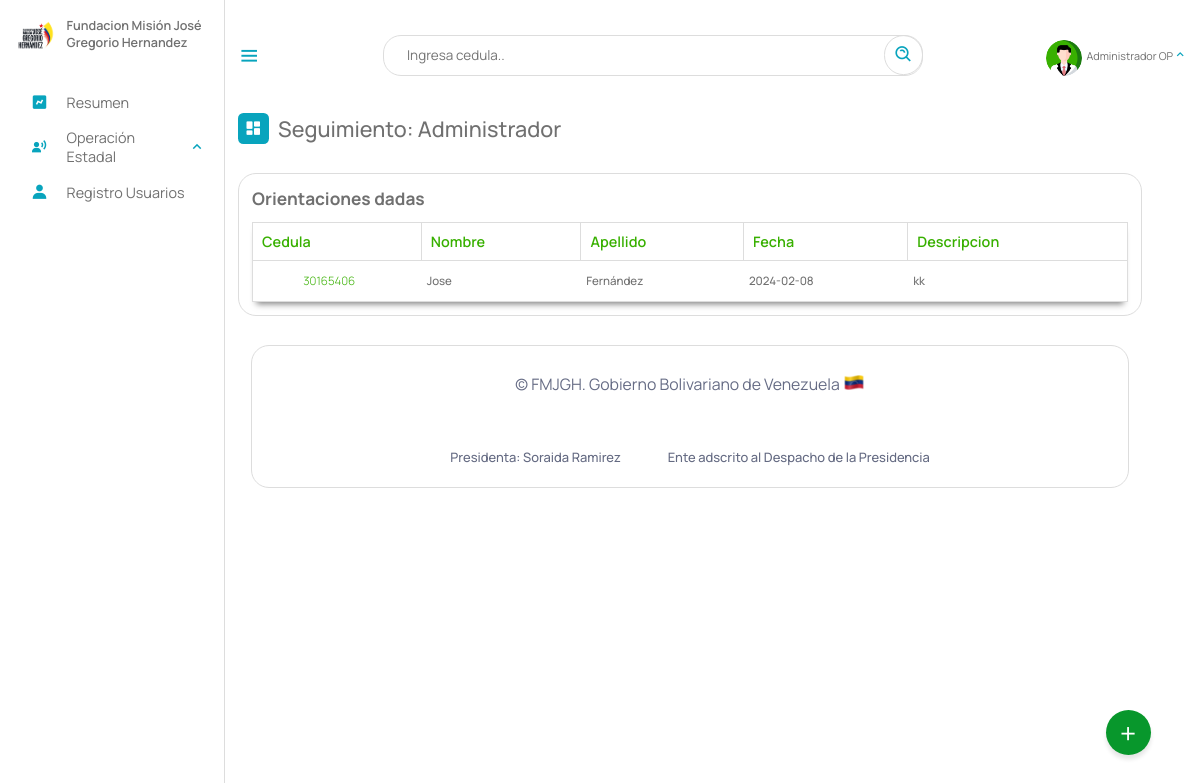
Page /Escritorio/01,11-orientados.php (signed in) on the earlier database version.
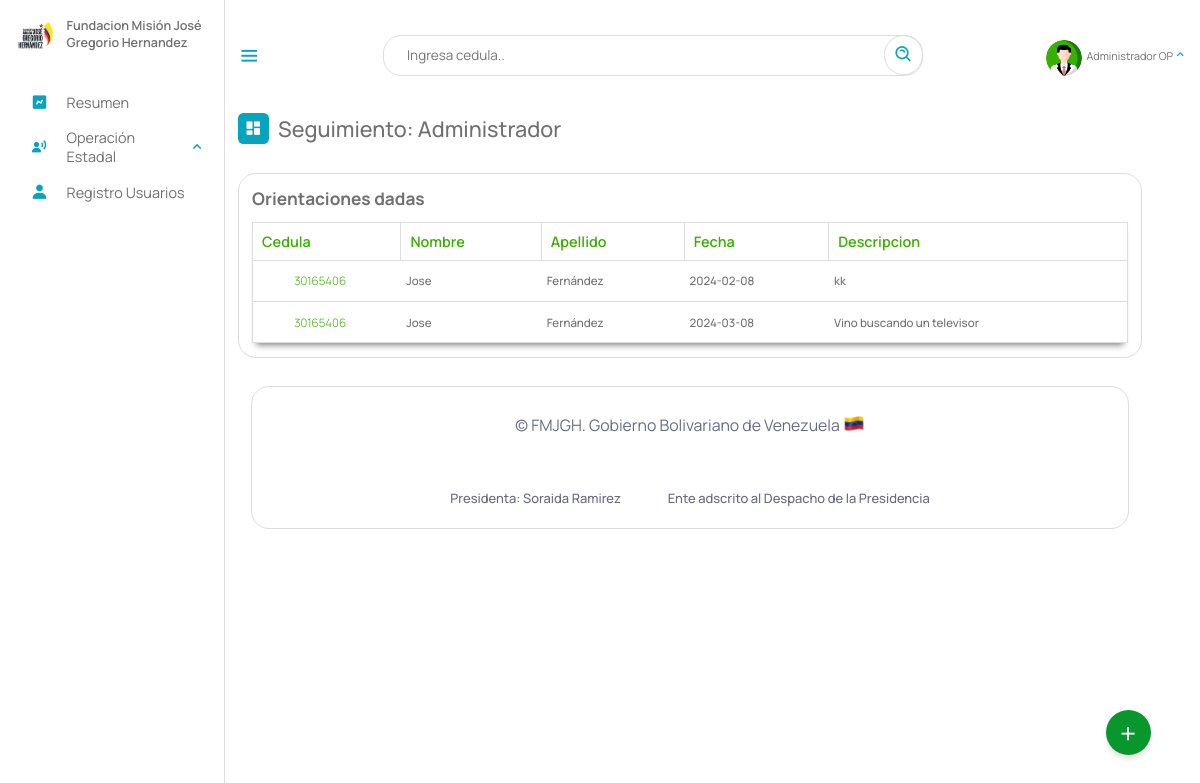
Same page on the later database version.
### tables this page shows
CREATE TABLE `orientaciones` (
  `id` int(11) NOT NULL AUTO_INCREMENT,
  `descripcion` text NOT NULL,
  `fecha_orientacion` date NOT NULL,
  `cedula` int(11) NOT NULL,
  `por` int(12) DEFAULT NULL,
  PRIMARY KEY (`id`),
  KEY `cedula` (`cedula`),
  KEY `por` (`por`)
);

CREATE TABLE `beneficiario` (
  `cedula` int(12) NOT NULL,
  `nombre` text NOT NULL,
  `apellido` text NOT NULL,
  `fecha_naci` date NOT NULL,
  `email` varchar(50) NOT NULL,
  `telefono` varchar(12) NOT NULL,
  `nacionalidad` char(2) NOT NULL,
  `edad` int(2) NOT NULL,
  `sexo` char(1) NOT NULL,
  `edo_civil` text NOT NULL,
  `nro_hijo` int(2) DEFAULT NULL,
  `estado` varchar(10) NOT NULL,
  `municipio` varchar(20) NOT NULL,
  `parroquia` varchar(10) NOT NULL,
  `discapacidad` varchar(10) NOT NULL,
  `atencion_solicitada` varchar(10) NOT NULL,
  `certificado` varchar(50) DEFAULT NULL,
  `registrado_por` text DEFAULT NULL,
  `fecha_registro` date NOT NULL,
  PRIMARY KEY (`cedula`),
  KEY `estado` (`estado`),
  KEY `discapacidad` (`discapacidad`),
  KEY `atencion_solicitada` (`atencion_solicitada`),
  KEY `municipio` (`municipio`),
  KEY `parroquia` (`parroquia`),
  CONSTRAINT `beneficiario_ibfk_1` FOREIGN KEY (`estado`) REFERENCES `estados` (`id_estados`) ON DELETE CASCADE,
  CONSTRAINT `beneficiario_ibfk_2` FOREIGN KEY (`municipio`) REFERENCES `municipios` (`id_municipios`) ON DELETE CASCADE,
  CONSTRAINT `beneficiario_ibfk_3` FOREIGN KEY (`parroquia`) REFERENCES `parroquia` (`id`) ON DELETE CASCADE ON UPDATE CASCADE,
  CONSTRAINT `beneficiario_ibfk_4` FOREIGN KEY (`discapacidad`) REFERENCES `discapacid_e` (`id_e`) ON DELETE CASCADE,
  CONSTRAINT `beneficiario_ibfk_5` FOREIGN KEY (`atencion_solicitada`) REFERENCES `tipoatencion` (`id`) ON DELETE CASCADE
);

### php/09-orientacion.php (called while the page is built, shortened)
<?php
include_once("ManejadorBD.php");
class orientacion extends ManejadorBD{
        private $cnn;
        public function __construct($tipoConexion){
            $this->cnn = parent::conectar($tipoConexion);
        }
		public function consultarorientacion()
	{
		try {
			$stmt = $this->cnn->prepare('SELECT orientaciones.descripcion, orientaciones.fecha_orientacion, beneficiario.cedula, beneficiario.nombre, beneficiario.apellido from orientaciones, beneficiario WHERE beneficiario.cedula=orientaciones.cedula and orientaciones.por is null');
			$stmt->setFetchMode(PDO::FETCH_ASSOC);
			$stmt->execute();
			return $stmt->fetchAll();
		} catch (PDOException $error) {
			echo "Error: ejecutando consulta SQL." . $error->getMessage();
			exit();
		}
	}
}
?>

### php/ManejadorBD.php (called while the page is built, shortened)
<?php
	class ManejadorBD extends PDO {
		public $srv	= SRV;
		public $usr	= USR;
		public $pas	= PAS;
		public $dbn	= BDN;
		public function conectar($tipoConexion){
			try{
				switch ($tipoConexion) {
				    case 1:
				        $dsn = "mysql:host=$this->srv;dbname=$this->dbn";
				        break;
				}
				$dbh = new PDO($dsn, $this->usr, $this->pas);
    			$dbh->setAttribute(PDO::ATTR_ERRMODE, PDO::ERRMODE_EXCEPTION);
			}catch(PDOException $error){
                echo "Error al Conectar con la Base de Datos: ".$error->getMessage();
                exit();
			}
            $this->conexionBD = $dbh;
			return $this->conexionBD;
		}
	}
?>

### Escritorio/01,11-orientados.php (the view, shortened to what this page needs)
<?php
include_once("partearriba.php");
?>
<div class="dash-contenido">
    <div class="overview">
        <div class="titulo">
            <i class='bx bxs-dashboard'> </i>
            <span class="link-name"> Seguimiento: <?php echo $rol ?> </span>
        </div>
    </div>
    <div class="tabla-atencion">
        <h2>Orientaciones dadas</h2>
        <table>
            <thead>
                <tr>
                    <th>Cedula</th>
                    <th>Nombre</th>
                    <th>Apellido</th>
                    <th>Fecha</th>
                    <th>Descripcion</th>
                </tr>
            </thead>
            <tbody>
                <?php
                include_once("../php/09-orientacion.php");
                $aten = new orientacion(1);
                $consulta = $aten->consultarorientacion();
                if ($consulta) {
                    foreach ($consulta as $registros) {
                ?>
                        <tr>
                        <td><a class="cedula"  id="verBeneficiario" href="__verBeneficiario.php?cedula=<?php echo $registros['cedula']; ?>"><?php echo $registros['cedula']; ?></a></td>
                            <td><?php echo $registros["nombre"]; ?></td>
                            <td><?php echo $registros["apellido"]; ?></td>
                            <td><?php echo $registros["fecha_orientacion"]; ?></td>
                            <td><?php echo $registros["descripcion"]; ?></td>
                        </tr>
                <?php
                    }
                }
                ?>
            </tbody>
        </table>
    </div>
</div>
<?php
include_once("parteabajo.php");
?>

Differences in the rows shown:
added orientaciones: beneficiario.cedula "30165406", beneficiario.nombre "Jose", beneficiario.apellido "Fernández", fecha_orientacion "2024-03-08", descripcion "Vino buscando un televisor"
